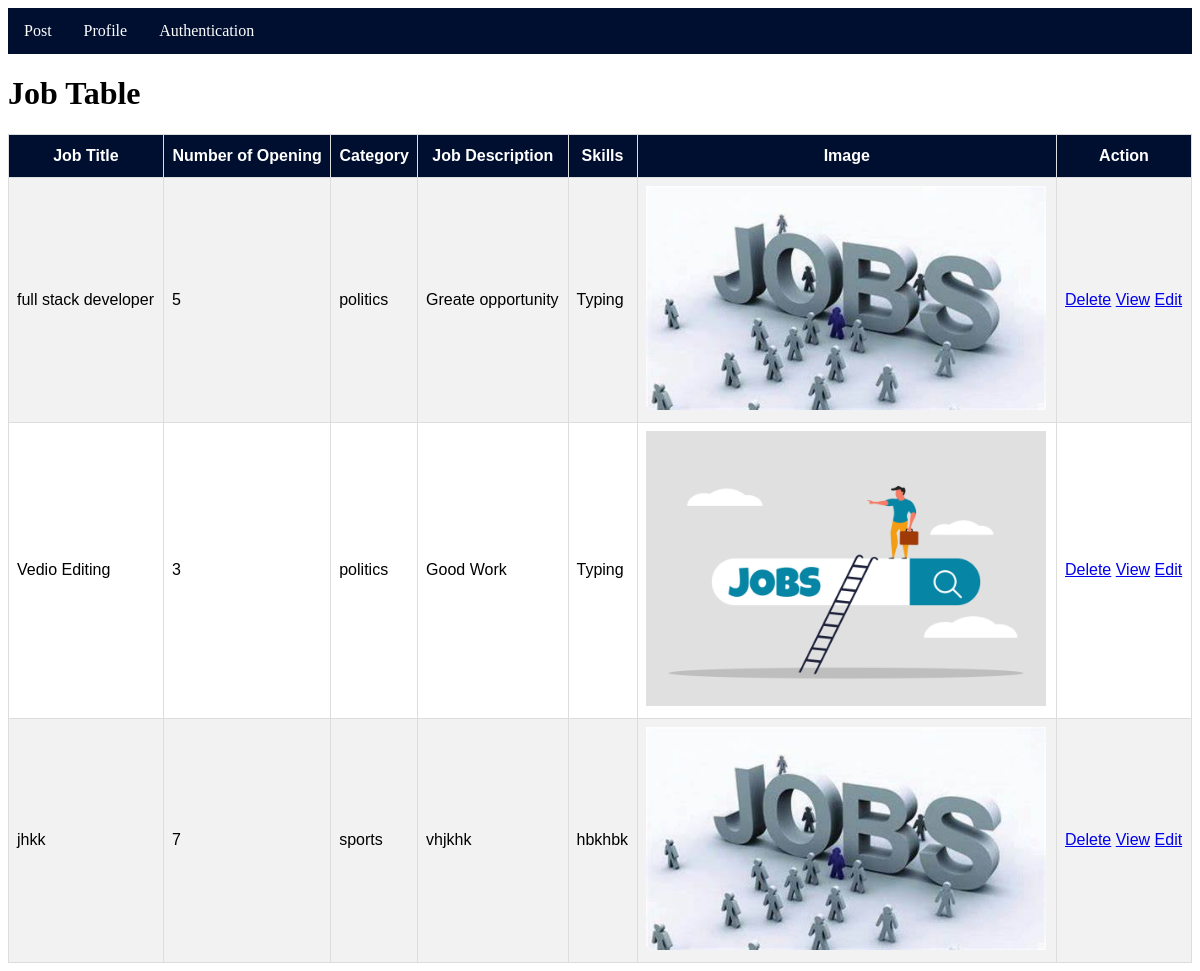
The page /Table/ on the database as committed earlier.
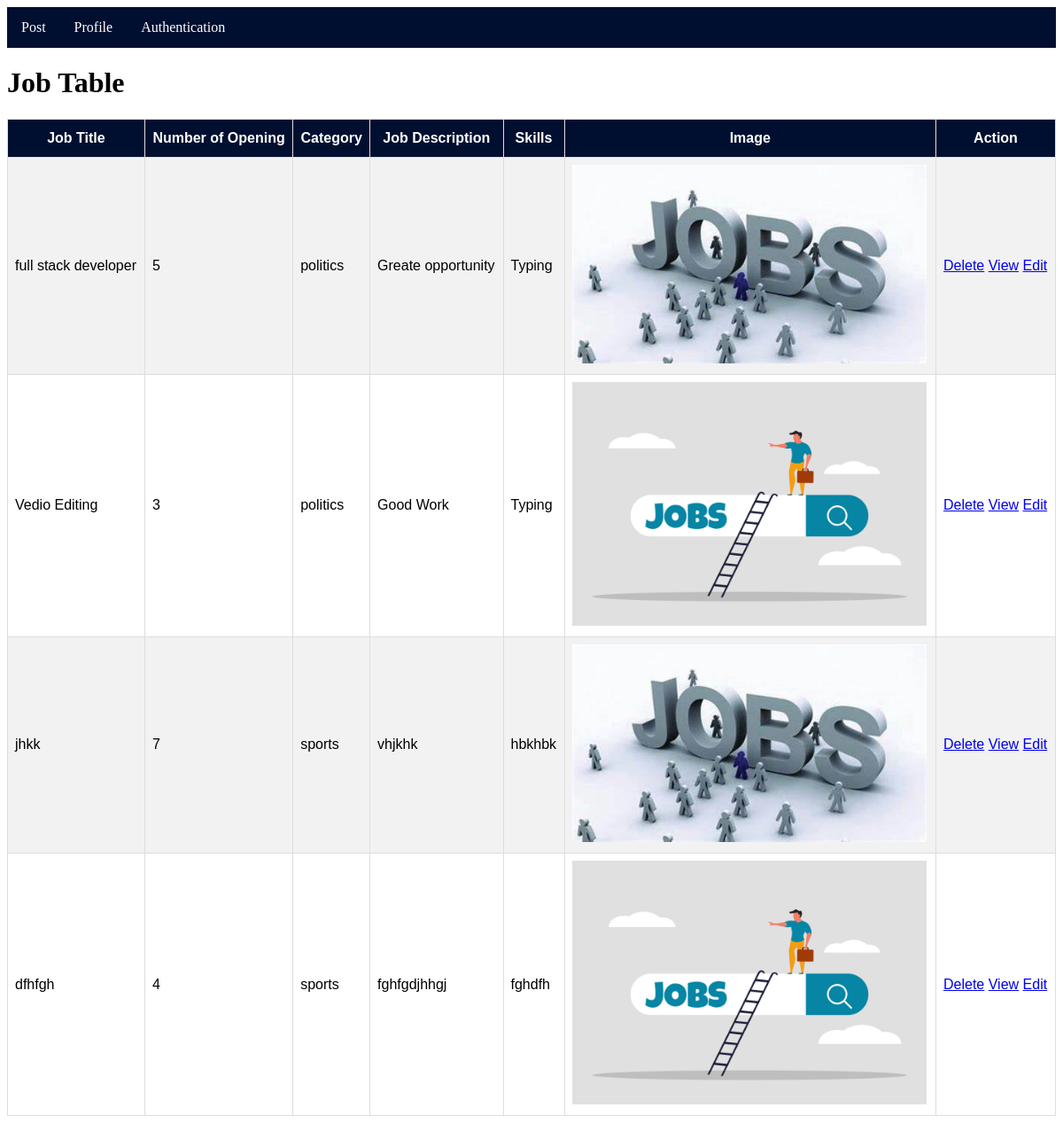
The same page on the database as committed later.
### myapp/models.py (models this page shows, shortened)
class JobModel(models.Model):
    JOB_TYPE_CHOICES = [
        ('fulltime', 'Full-time'),
        ('parttime', 'Part-time'),
    ]
    user = models.ForeignKey(Custom_user, on_delete=models.CASCADE)
    job_title = models.CharField(max_length=255, null=True)
    Number_of_opening = models.PositiveIntegerField(null=True)
    Category = models.CharField(choices=JOB_TYPE_CHOICES,max_length=255, null=True)
    Job_Description = models.TextField(max_length=255, null=True)
    Skills = models.CharField(max_length=255, null=True)
    company_logo=models.ImageField(upload_to='Media/Blog_Pic',null=True)

### myproject/views.py (the view)
# urls.py: path('Table/', Table, name='Table'),
def Table(req):
    data=JobModel.objects.all()
    context = {
        'data': data
    }
    return render(req,'Table.html',context)

### template/Table.html (shortened to what this page needs)
{% extends 'base.html' %}
{% block body %}
<!DOCTYPE html>
<html>
<head>
</head>
<body>
<h1>Job Table</h1>
<table id="customers">
  <tr>
    <th>Job Title</th>
    <th>Number of Opening</th>
    <th>Category</th>
    <th>Job Description</th>
    <th>Skills</th>
    <th>Image</th>
    <th>Action</th>
  </tr>
  {% for i in data %}
  <tr >
    <td>{{i.job_title}}</td>
    <td>{{i.Number_of_opening}}</td>
    <td>{{i.Category}}</td>
    <td>{{i.Job_Description}}</td>
    <td>{{i.Skills}}</td>
    <td>
        <img width="400px" src="/{{i.company_logo}}" alt="">
    </td>
    <td>
        <a href="{% url 'deletejob'  i.id  %}">Delete</a>
        <a href="{% url 'mainprofile'  i.id  %}">View</a>
        <a href="{% url 'editjob'  i.id  %}">Edit</a>
    </td>
  </tr>
  {% endfor %}
</table>
</body>
</html>
{% endblock body %}

Rows that differ between the two databases and show on the page:
added JobModel: job_title "dfhfgh", Number_of_opening "4", Category "sports", Job_Description "fghfgdjhhgj", Skills "fghdfh", company_logo (picture)
